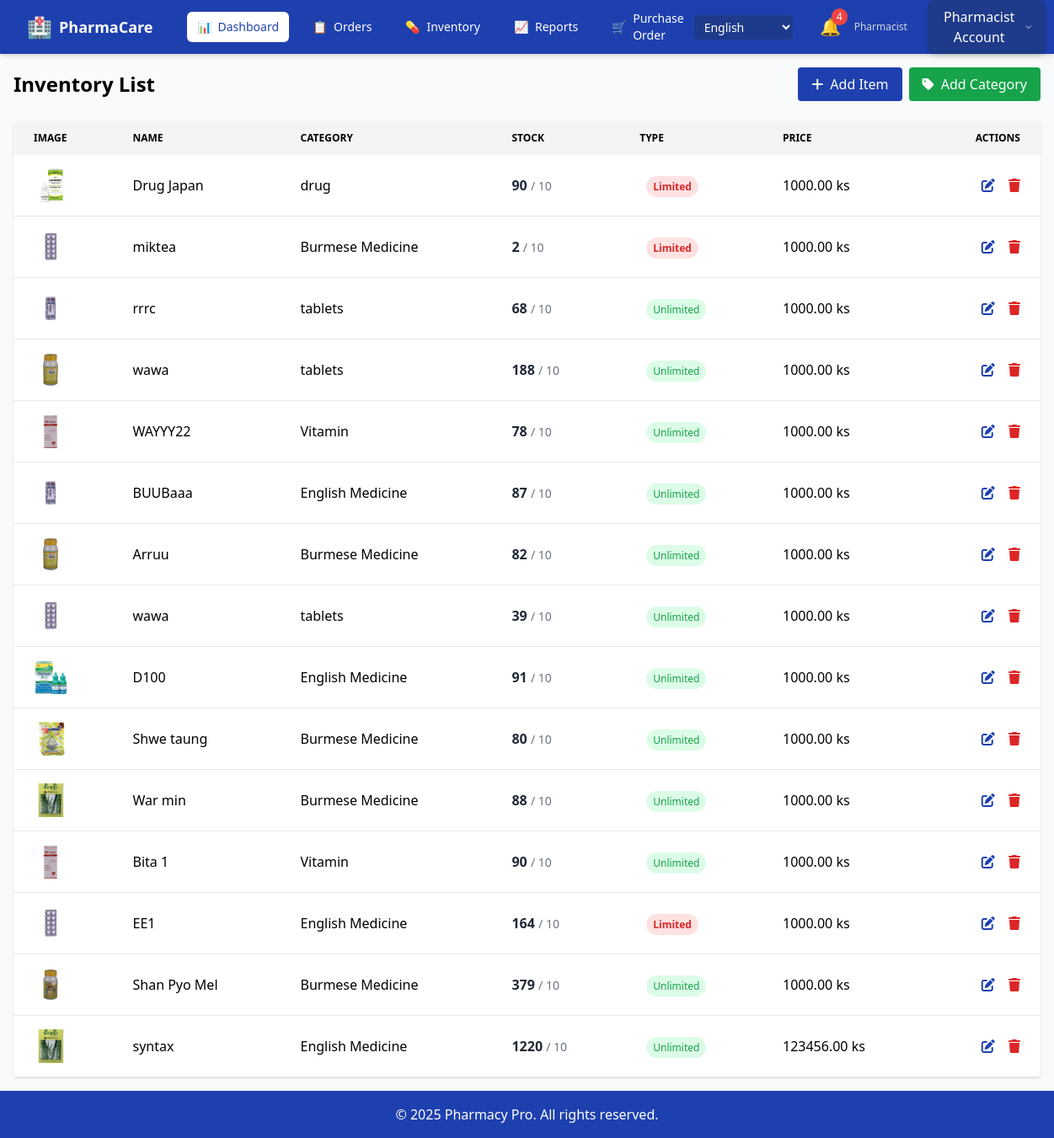
The app's page /en/inventory_view/ (signed in) with its own data.
### ourapp/models.py (models this page shows, shortened)
class Item(models.Model):
    category = models.ForeignKey(Category, on_delete=models.CASCADE, verbose_name=_("Category"))
    item_photo = models.ImageField(upload_to='photos', verbose_name=_("Photo"))
    primary_supplier = models.ForeignKey(Supplier, on_delete=models.CASCADE, blank=True, null=True, verbose_name=_("Primary Supplier"))
    strength = models.CharField(max_length=50, blank=True, null=True, verbose_name=_("Strength"))
    item_name = models.CharField(max_length=255, verbose_name=_("Item Name"))
    item_quantity = models.PositiveIntegerField(verbose_name=_("Quantity"))
    item_price = models.PositiveIntegerField(verbose_name=_("Selling Price"))
    purcharse_price = models.PositiveIntegerField(default=0, verbose_name=_("Purchase Price"))
    reorder_level = models.PositiveIntegerField(default=0, blank=True, null=True, verbose_name=_("Reorder Level"))
    item_description = models.TextField(verbose_name=_("Description"))
    exp_date = models.DateField(verbose_name=_("Expiry Date"))
    brand_name = models.CharField(max_length=255, blank=True, null=True, verbose_name=_("Brand Name"))
    batch_number = models.CharField(max_length=100, blank=True, null=True, verbose_name=_("Batch Number"))
    stock_minimum = models.PositiveIntegerField(default=10, verbose_name=_("Minimum Stock"))
    is_limited = models.BooleanField(default=False, verbose_name=_("Limited Stock"))
    max_quantity = models.PositiveIntegerField(default=5, verbose_name=_("Maximum Quantity"))
    last_ordered = models.DateField(blank=True, null=True, verbose_name=_("Last Ordered"))

class Category(models.Model):
    name = models.CharField(max_length=100, unique=True, verbose_name=_("Name"))
    description = models.TextField(blank=True, null=True, verbose_name=_("Description"))

### ourapp/views.py (the view, shortened to what this page needs)
# urls.py: path('inventory_view/', inventory_view, name='inventory_view'),
@login_required
def inventory_view(request):
    if request.user.userprofile.role != 'pharmacist':
        messages.error(request, "You do not have permission to access this page.")
        return redirect('login')
    items = Item.objects.all().order_by('-id')
    for item in items:
        if item.exp_date:
            item.days_left = (item.exp_date - date.today()).days
        else:
            item.days_left = None
    categories = Category.objects.all()
    if request.method == 'POST' and 'delete_item' in request.POST:
        item_id = request.POST.get('delete_item')
        item = get_object_or_404(Item, id=item_id)
        item.delete()
        messages.success(request, "Item deleted successfully.")
        return redirect('inventory_view')
    return render(request, 'inventory.html', {
        'items': items,
        'categories': categories,
    })

### ourapp/context_processors.py (called while the page is built)
def expiry_alert_items(request):
    if request.user.is_authenticated and hasattr(request.user, 'userprofile'):
        if request.user.userprofile.role == 'pharmacist':
            today = date.today()
            threshold_date = today + timedelta(days=90)
            expiring_items = Item.objects.filter(exp_date__lte=threshold_date, exp_date__gte=today).order_by('exp_date')
            return {'expiring_items': expiring_items}
    return {}

### templates/inventory.html (shortened to what this page needs)
<!DOCTYPE html>
{% load i18n %}
<html lang="en">
<head>
<link href="https://cdnjs.cloudflare.com/ajax/libs/font-awesome/6.4.0/css/all.min.css" rel="stylesheet"/>
<script src="https://cdn.tailwindcss.com"></script>
</head>
<body class="bg-gray-50 flex flex-col min-h-screen">
{% if user.userprofile.role == 'pharmacist' %}
<nav class="bg-[#1e40af] text-white shadow-md">
    <div class="mx-auto px-4 sm:px-6 lg:px-8">
        <div class="flex items-center justify-between h-16">
            <div class="flex items-center">
                <div class="flex-shrink-0 flex items-center">
                    <span class="text-2xl mr-2">🏥</span>
                    <span class="font-semibold text-lg">{% trans "PharmaCare" %}</span>
                </div>
                <div class="hidden md:block">
                    <div class="ml-10 flex items-baseline space-x-4">
                        <a href="#" class="px-3 py-2 rounded-md text-sm font-medium bg-white text-[#1e40af] flex items-center">
                            <span class="mr-2">📊</span> {% trans "Dashboard" %}
                        </a>
                        <a href="{% url 'order_view' %}" class="px-3 py-2 rounded-md text-sm font-medium hover:bg-[#3b82f6] hover:bg-opacity-20 flex items-center">
                            <span class="mr-2">📋</span> {% trans "Orders" %}
                        </a>
                        <a href="{% url 'inventory_view' %}" class="px-3 py-2 rounded-md text-sm font-medium hover:bg-[#3b82f6] hover:bg-opacity-20 flex items-center">
                            <span class="mr-2">💊</span> {% trans "Inventory" %}
                        </a>
                        <a href="{% url 'report_view' %}" class="px-3 py-2 rounded-md text-sm font-medium hover:bg-[#3b82f6] hover:bg-opacity-20 flex items-center">
                            <span class="mr-2">📈</span> {% trans "Reports" %}
                        </a>
                        <a href="{% url 'purchaseorder_view' %}" class="px-3 py-2 rounded-md text-sm font-medium hover:bg-[#3b82f6] hover:bg-opacity-20 flex items-center">
                            <span class="mr-2">🛒</span> {% trans "Purchase Order" %}
                        </a>
                    </div>
                </div>
            </div>
                <form action="{% url 'set_language' %}" method="post" class="mr-4">
                    <select name="language" onchange="this.form.submit()" class="bg-[#1e3a8a] text-white border-none rounded px-2 py-1 text-sm">
                        {% get_current_language as LANGUAGE_CODE %}
                        {% get_available_languages as LANGUAGES %}
                        {% get_language_info_list for LANGUAGES as languages %}
                        {% for language in languages %}
                            <option value="{{ language.code }}" {% if language.code == LANGUAGE_CODE %}selected{% endif %}>
                                {{ language.name_local }}
                            </option>
                        {% endfor %}
                    </select>
                </form>
            <div class="flex items-center">
                <div class="ml-3 relative">
                    <button id="notif-bell" class="p-1 rounded-full text-white focus:outline-none relative hover:bg-[#3b82f6] hover:bg-opacity-20">
                        <span class="text-xl">🔔</span>
                        {% if expiring_items %}
                        <span class="absolute -top-1 -right-1 bg-[#ef4444] text-white text-xs rounded-full px-1.5 py-0.5">
                            {{ expiring_items|length }}
                        </span>
                        {% endif %}
                    </button>
                </div>
                <div class="ml-3 relative">
                    <div class="flex items-center">
                        <div class="text-sm mr-3 hidden md:block">
                            <div class="text-gray-300 text-xs">{% trans "Pharmacist" %}</div>
                        </div>
                        <div class="ml-3 relative">
                            <button id="user-menu-button" class="flex items-center space-x-2 bg-[#1e3a8a] hover:bg-[#1e40af] text-white px-4 py-2 rounded-lg transition-all shadow-md hover:shadow-lg">
                                {% trans "Pharmacist Account" %}
                                <svg class="ml-2 w-4 h-4" fill="none" stroke="currentColor" stroke-width="2" viewBox="0 0 24 24">
                                    <path d="M19 9l-7 7-7-7" stroke-linecap="round" stroke-linejoin="round" />
                                </svg>
                            </button>
                        </div>
                    </div>
                </div>
            </div>
        </div>
    </div>
</nav>
{% else %}
{{ user.userprofile.role }}
{% endif %}
<main class="w-full mx-auto p-4">
<div class="flex flex-col sm:flex-row justify-between items-start sm:items-center mb-6 gap-4">
<h2 class="text-xl sm:text-2xl font-bold">{% trans "Inventory List" %}</h2>
<div class="flex flex-wrap gap-2 w-full sm:w-auto">
<button class="bg-primary text-white px-3 py-2 sm:px-4 sm:py-2 rounded hover:bg-darkblue w-full sm:w-auto" id="add-item-btn">
<i class="fas fa-plus mr-1"></i> {% trans "Add Item" %}
                </button>
<button class="bg-green-600 text-white px-3 py-2 sm:px-4 sm:py-2 rounded hover:bg-green-700 w-full sm:w-auto" id="add-category-btn">
<i class="fas fa-tag mr-1"></i> {% trans "Add Category" %}
                </button>
</div>
</div>
<div class="bg-white shadow rounded overflow-x-auto">
<table class="min-w-full">
<thead class="bg-gray-100 hidden md:table-header-group">
<tr id="item_{{ item.id }}">
<th class="text-left px-6 py-3 text-xs font-bold uppercase">{% trans "Image" %}</th>
<th class="text-left px-6 py-3 text-xs font-bold uppercase">{% trans "Name" %}</th>
<th class="text-left px-6 py-3 text-xs font-bold uppercase">{% trans "Category" %}</th>
<th class="text-left px-6 py-3 text-xs font-bold uppercase">{% trans "Stock" %}</th>
<th class="text-left px-6 py-3 text-xs font-bold uppercase">{% trans "Type" %}</th>
<th class="text-left px-6 py-3 text-xs font-bold uppercase">{% trans "Price" %}</th>
<th class="text-right px-6 py-3 text-xs font-bold uppercase">{% trans "Actions" %}</th>
</tr>
</thead>
<tbody>
                    {% for item in items %}
                    <tr class="border-b hover:bg-gray-50">
<td class="px-6 py-4" data-label="{% trans 'Image' %}">
                            {% if item.item_photo %}
                            <img alt="item image" class="w-10 h-10 rounded object-cover" src="{{ item.item_photo.url }}"/>
                            {% else %}<span class="text-gray-400 text-xs">{% trans "No image" %}</span>{% endif %}
                        </td>
<td class="px-6 py-4" data-label="{% trans 'Name' %}">{{ item.item_name }}</td>
<td class="px-6 py-4" data-label="{% trans 'Category' %}">{{ item.category.name }}</td>
<td class="px-6 py-4" data-label="{% trans 'Stock' %}">
<span class="font-semibold text-gray-800">{{ item.item_quantity }}</span>
<span class="text-sm text-gray-500">/ {{ item.stock_minimum }}</span>
</td>
<td class="px-6 py-4" data-label="{% trans 'Type' %}">
                            {% if item.is_limited %}
                                <span class="ml-2 text-xs text-red-600 font-semibold px-2 py-1 bg-red-100 rounded-full">{% trans "Limited" %}</span>
                            {% else %}
                                <span class="ml-2 text-xs text-green-600 font-medium px-2 py-1 bg-green-100 rounded-full">{% trans "Unlimited" %}</span>
                            {% endif %}
                        </td>
<td class="px-6 py-4" data-label="{% trans 'Price' %}">{{ item.item_price|floatformat:2 }} {% trans "ks" %}</td>
<td class="text-right px-6 py-4 actions-cell">
<button class="text-primary hover:text-secondary mr-3 edit-btn" data-batch="{{ item.batch_number }}" data-brand="{{ item.brand_name }}" data-category="{{ item.category.id }}" data-description="{{ item.item_description }}" data-exp-date="{{ item.exp_date|date:'Y-m-d' }}" data-id="{{ item.id }}" data-is-limited="{{ item.is_limited|yesno:'true,false' }}" data-max-qty="{{ item.max_quantity }}" data-name="{{ item.item_name }}" data-photo-url="{% if item.item_photo %}{{ item.item_photo.url }}{% endif %}" data-price="{{ item.item_price }}" data-purchase-price="{{ item.purcharse_price }}" data-quantity="{{ item.item_quantity }}" data-stock-min="{{ item.stock_minimum }}">
<i class="fas fa-edit"></i>
</button>
<button class="text-red-600 hover:text-red-900 delete-btn" data-id="{{ item.id }}">
<i class="fas fa-trash"></i>
</button>
</td>
</tr>
                    {% empty %}
                    <tr>
<td class="text-center text-gray-500 py-4" colspan="7">{% trans "No items found." %}</td>
</tr>
<hr>
                    {% endfor %}
                </tbody>
</table>
</div>
</main>
<footer class="bg-primary text-white text-center py-4 mt-auto">
<p>© 2025 {% trans "Pharmacy Pro. All rights reserved." %}</p>
</footer>
</body>
</html>

### records on screen
Item: item_photo (picture), item_name "Drug Japan", category.name "drug", item_quantity "90", stock_minimum "10", item_price "1000.00"
Item: item_photo (picture), item_name "miktea", category.name "Burmese Medicine", item_quantity "2", stock_minimum "10", item_price "1000.00"
Item: item_photo (picture), item_name "rrrc", category.name "tablets", item_quantity "68", stock_minimum "10", item_price "1000.00"
Item: item_photo (picture), item_name "wawa", category.name "tablets", item_quantity "188", stock_minimum "10", item_price "1000.00"
Item: item_photo (picture), item_name "WAYYY22", category.name "Vitamin", item_quantity "78", stock_minimum "10", item_price "1000.00"
Item: item_photo (picture), item_name "BUUBaaa", category.name "English Medicine", item_quantity "87", stock_minimum "10", item_price "1000.00"
Item: item_photo (picture), item_name "Arruu", category.name "Burmese Medicine", item_quantity "82", stock_minimum "10", item_price "1000.00"
Item: item_photo (picture), item_name "wawa", category.name "tablets", item_quantity "39", stock_minimum "10", item_price "1000.00"
Item: item_photo (picture), item_name "D100", category.name "English Medicine", item_quantity "91", stock_minimum "10", item_price "1000.00"
Item: item_photo (picture), item_name "Shwe taung", category.name "Burmese Medicine", item_quantity "80", stock_minimum "10", item_price "1000.00"
Item: item_photo (picture), item_name "War min", category.name "Burmese Medicine", item_quantity "88", stock_minimum "10", item_price "1000.00"
Item: item_photo (picture), item_name "Bita 1", category.name "Vitamin", item_quantity "90", stock_minimum "10", item_price "1000.00"
Item: item_photo (picture), item_name "EE1", category.name "English Medicine", item_quantity "164", stock_minimum "10", item_price "1000.00"
Item: item_photo (picture), item_name "Shan Pyo Mel", category.name "Burmese Medicine", item_quantity "379", stock_minimum "10", item_price "1000.00"
Item: item_photo (picture), item_name "syntax", category.name "English Medicine", item_quantity "1220", stock_minimum "10", item_price "123456.00"

### other values on screen
{{ expiring_items|length }} "4"
form field language "English"
